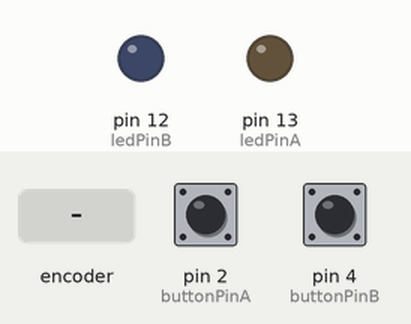
Simulated run of this sketch. Board: Arduino Uno, built with avr-gcc and run on an emulated ATmega328P. Shown: output pins drawn as LEDs (lit = HIGH). The test bench sets the inputs (shaded band); at power-on: pin 2 (buttonPinA) LOW, pin 4 (buttonPinB) LOW.

Above: at 4.8 s.
4.9 s: rotary encoder on pin 2 (buttonPinA) / pin 4 (buttonPinB) turned 3 steps (first pin leading)
At 5.8 s:
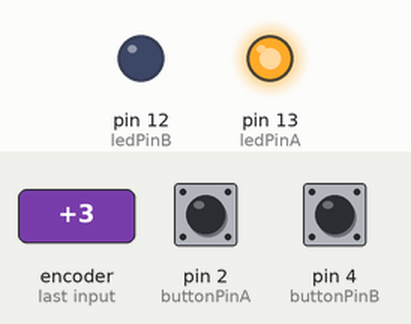
At 6.9 s:
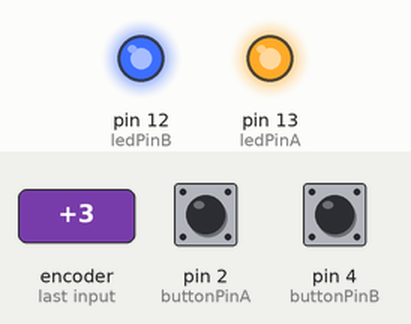
7.6 s: rotary encoder on pin 2 (buttonPinA) / pin 4 (buttonPinB) turned 1 step (first pin leading)
At 8.8 s:
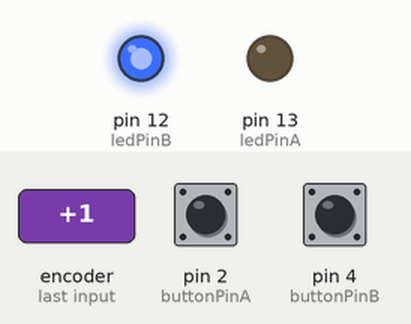
Timing chart, 0 to 10.6 s (numbered marks = the images above; inputs shaded):
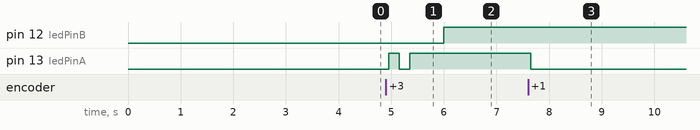

Measured:
- after the input at 4.9 s, pin 12 (ledPinB): LOW → HIGH after 1.1 s; pin 13 (ledPinA): LOW → HIGH after 0.05 s, → LOW 0.20 s later, → HIGH 0.20 s later
- after the input at 7.6 s, pin 13 (ledPinA): HIGH → LOW after 0.05 s

The sketch:

ex2-3.ino
```cpp
// --- A 組：外部中斷 ---
const int buttonPinA = 2;
const int ledPinA = 13;
volatile bool ledStateA = LOW;

// --- B 組：輪詢 ---
const int buttonPinB = 4;
const int ledPinB = 12;
bool ledStateB = LOW;
bool lastButtonStateB = LOW;

void setup() {
  pinMode(ledPinA, OUTPUT);
  pinMode(buttonPinA, INPUT);
  attachInterrupt(digitalPinToInterrupt(buttonPinA), buttonISR, RISING);

  pinMode(ledPinB, OUTPUT);
  pinMode(buttonPinB, INPUT);
}

void buttonISR() {
  ledStateA = !ledStateA;
  digitalWrite(ledPinA, ledStateA);
}

void loop() {
  bool currentButtonStateB = digitalRead(buttonPinB);

  if (currentButtonStateB == HIGH && lastButtonStateB == LOW) {
    ledStateB = !ledStateB;
    digitalWrite(ledPinB, ledStateB);
  }

  lastButtonStateB = currentButtonStateB;

  delay(2000);
}
```
